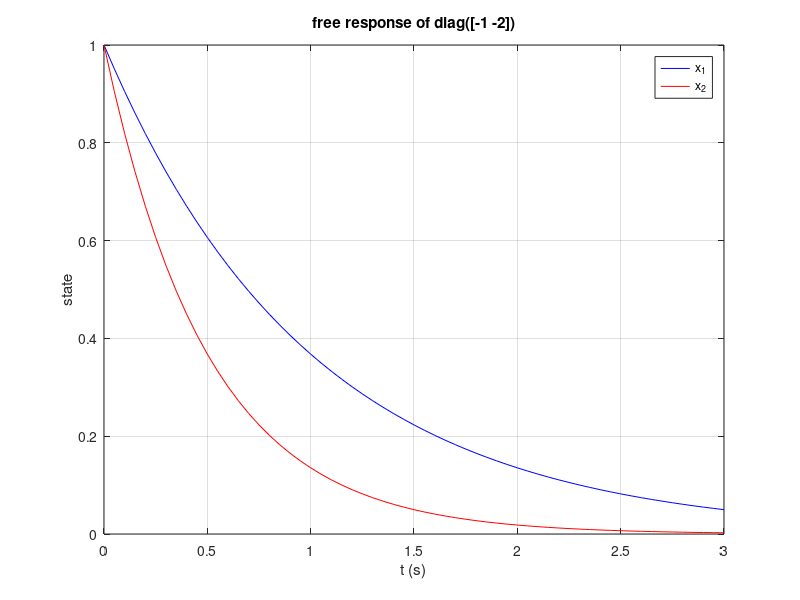

Write the MATLAB code that produced this figure.
% Matrix exponential expm(A) — the workhorse primitive of the Control
% System Toolbox numeric stack.
%
% Tier 1.3 (control_toolbox_roadmap.md §2.3) — shipped.
%
% expm shows up in:
%   - c2d ZOH discretisation: Ad = expm(A*Ts), and the augmented-matrix
%     trick gives Bd in the same call.
%   - lsim continuous-time exact step: x(t+dt) = expm(A*dt)*x(t) + ...
%   - initial-condition response: x(t) = expm(A*t) * x0.
%   - Lyapunov / Riccati closed-form transcriptions.

% --- 1. The defining identity: expm(0) = I.
A0 = zeros(3, 3);
E0 = expm(A0);
disp('expm(zeros(3,3)) — diagonal entries:');
disp(E0(1, 1));
disp(E0(2, 2));
disp(E0(3, 3));

% --- 2. Rotation matrix.
%   A = [0  1; -1  0]  is the generator of 2-D rotation;
%   expm(A * theta) = [cos(theta) sin(theta); -sin(theta) cos(theta)].
%
% Verify at theta = pi/2:  expm(A * pi/2) = [0 1; -1 0] (the matrix A itself).
A = [0 1; -1 0];
R = expm(A * (pi/2));
disp('rotation by pi/2 — entries:');
disp(R(1, 1));   % cos(pi/2) = 0
disp(R(1, 2));   % sin(pi/2) = 1
disp(R(2, 1));   % -sin(pi/2) = -1
disp(R(2, 2));   % cos(pi/2) = 0

% --- 3. Free response of a stable LTI system.
%   xdot = A * x, x(0) = x0  ⇒  x(t) = expm(A * t) * x0.
%   Pick A with eigenvalues at -1 and -2; the response decays.
%
% A = [-1 0; 0 -2], x0 = [1; 1] ⇒  x(1) = [exp(-1); exp(-2)] ≈ [0.368; 0.135].
A2 = [-1 0; 0 -2];
x0 = [1; 1];
x1 = expm(A2 * 1.0) * x0;
disp('free response x(t=1) for diag([-1 -2]):');
disp(x1(1));    % exp(-1) ≈ 0.36787944117
disp(x1(2));    % exp(-2) ≈ 0.13533528324

% --- 4. The c2d ZOH augmented-matrix trick.
%   For xdot = A*x + B*u with zero-order hold on u,
%       expm([A B; 0 0] * Ts) = [Ad Bd; 0 I].
%   This is how c2d will be implemented in Tier 2.2 — one expm call
%   gives both Ad and Bd at once.
% Build the augmented matrix
%   M = [ A3   B3 ;
%         0  0  0 ]
% explicitly as a 3x3 literal because the matrix-of-matrices
% concatenation form `[A3 B3; 0 0 0]` is still gated on a concat-row
% lowering generalisation (mixed scalar/matrix rows). Equivalent.
Ts = 0.1;
M  = [-1 0 1; 0 -2 0.5; 0 0 0];
EM = expm(M * Ts);
% Top-left 2x2 block is Ad; top-right 2x1 column is Bd.
disp('discretised Ad(1,1):');
disp(EM(1, 1));        % exp(-1*0.1) = 0.9048374...
disp('discretised Ad(2,2):');
disp(EM(2, 2));        % exp(-2*0.1) = 0.8187307...
disp('discretised Bd(1):');
disp(EM(1, 3));        % integral of exp(-tau)*1 from 0..0.1 = 0.0951625...
disp('discretised Bd(2):');
disp(EM(2, 3));        % 0.5 * (1 - exp(-0.2)) / 2 = 0.0453173...

% ----- plot the free response x(t) = expm(A2 t) x0 -------------------
tg = 0:0.05:3; Nt = length(tg);
x1v = zeros(Nt,1); x2v = zeros(Nt,1);
for kk = 1:Nt
    xt = expm(A2 * tg(kk)) * x0;
    x1v(kk) = xt(1,1); x2v(kk) = xt(2,1);
end
figure; plot(tg, x1v, 'b-'); hold on; plot(tg, x2v, 'r-'); grid on;
xlabel('t (s)'); ylabel('state'); title('free response of diag([-1 -2])');
legend('x_1', 'x_2');
saveas(gcf, '/tmp/ctrl_expm_decay.png');
